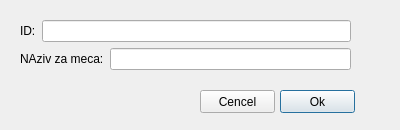
<?xml version="1.0" encoding="UTF-8"?>
<ui version="4.0">
 <class>unosmecaDialog</class>
 <widget class="QDialog" name="unosmecaDialog">
  <property name="geometry">
   <rect>
    <x>0</x>
    <y>0</y>
    <width>400</width>
    <height>130</height>
   </rect>
  </property>
  <property name="windowTitle">
   <string>Dialog</string>
  </property>
  <widget class="QPushButton" name="pushButton">
   <property name="geometry">
    <rect>
     <x>280</x>
     <y>90</y>
     <width>75</width>
     <height>23</height>
    </rect>
   </property>
   <property name="text">
    <string>Ok</string>
   </property>
  </widget>
  <widget class="QPushButton" name="pushButton_2">
   <property name="geometry">
    <rect>
     <x>200</x>
     <y>90</y>
     <width>75</width>
     <height>23</height>
    </rect>
   </property>
   <property name="text">
    <string>Cencel</string>
   </property>
  </widget>
  <widget class="QWidget" name="">
   <property name="geometry">
    <rect>
     <x>20</x>
     <y>20</y>
     <width>331</width>
     <height>52</height>
    </rect>
   </property>
   <layout class="QVBoxLayout" name="verticalLayout">
    <item>
     <layout class="QHBoxLayout" name="horizontalLayout">
      <item>
       <widget class="QLabel" name="label">
        <property name="text">
         <string>ID:</string>
        </property>
       </widget>
      </item>
      <item>
       <widget class="QLineEdit" name="lineEdit"/>
      </item>
     </layout>
    </item>
    <item>
     <layout class="QHBoxLayout" name="horizontalLayout_2">
      <item>
       <widget class="QLabel" name="label_2">
        <property name="text">
         <string>NAziv za meca:</string>
        </property>
       </widget>
      </item>
      <item>
       <widget class="QLineEdit" name="lineEdit_2"/>
      </item>
     </layout>
    </item>
   </layout>
  </widget>
 </widget>
 <resources/>
 <connections/>
</ui>
